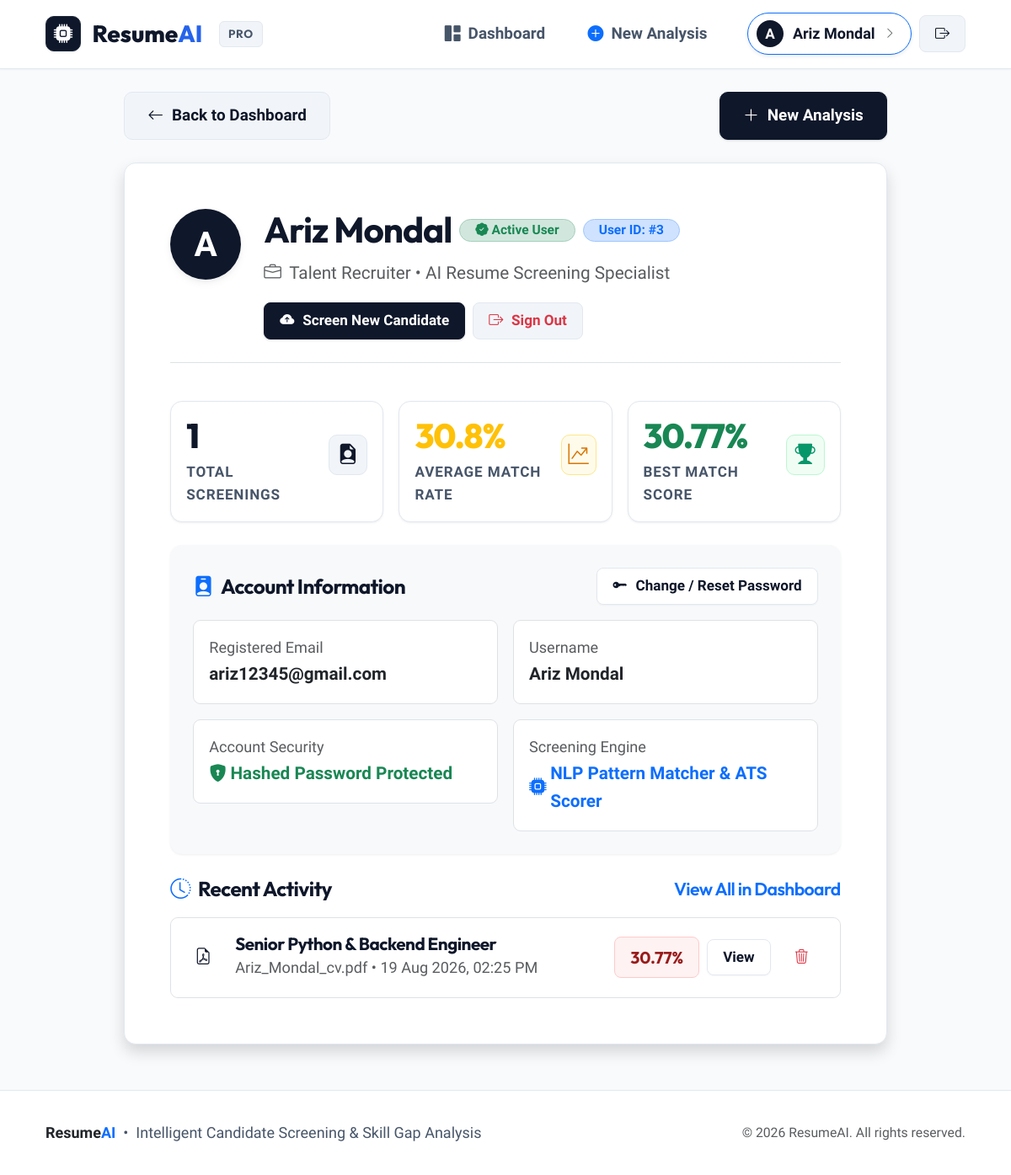
Page /profile (signed in) on the earlier database version.
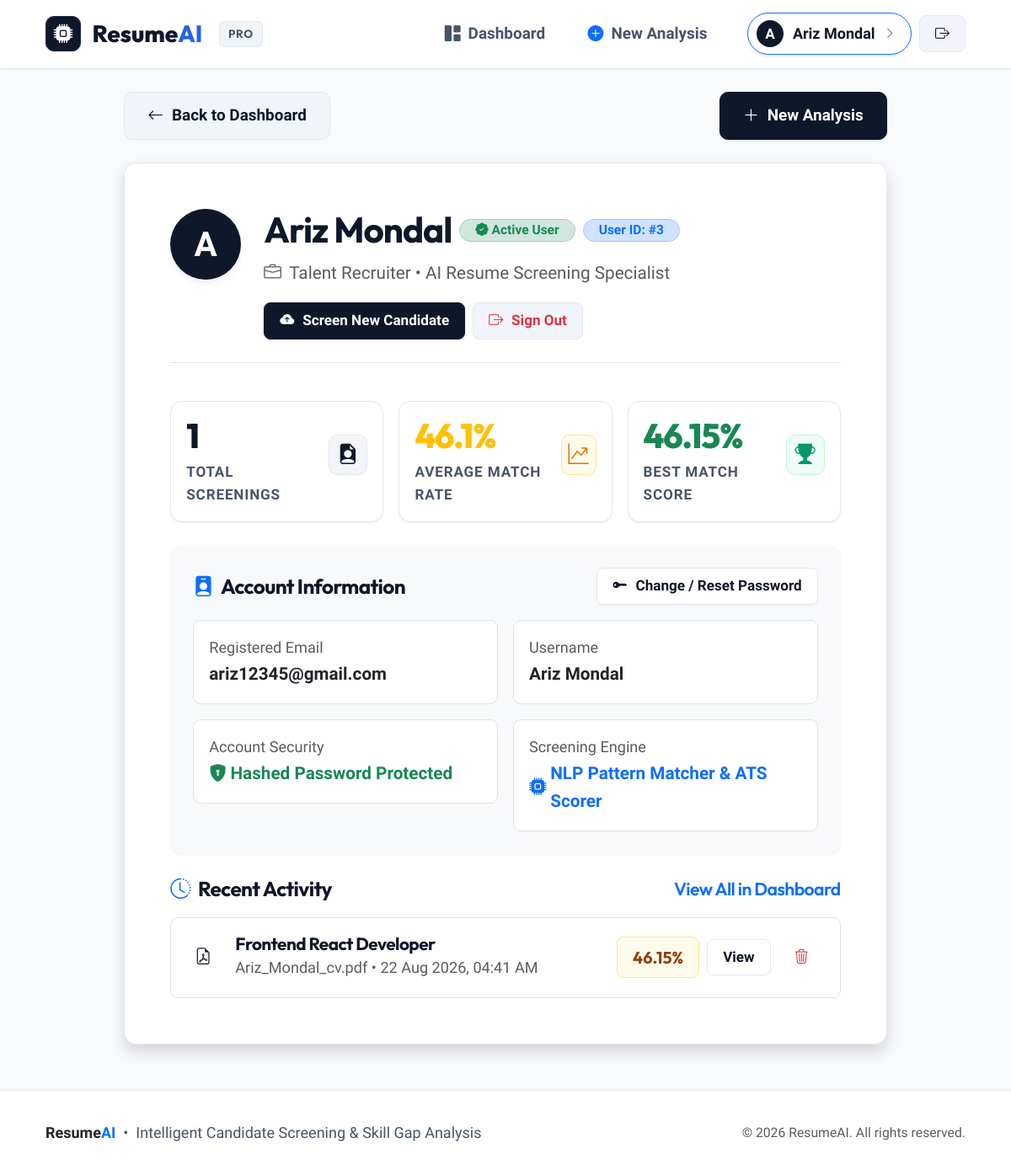
Same page on the later database version.
### models.py (models this page shows)
class Analysis(db.Model):
    __tablename__ = "analysis"
    id = db.Column(db.Integer, primary_key=True)
    user_id = db.Column(db.Integer, db.ForeignKey("user.id"), nullable=False)
    resume_filename = db.Column(db.String(300))
    job_title = db.Column(db.String(200))
    matched_skills = db.Column(db.Text)   # Comma-separated string: "python,sql,flask"
    missing_skills = db.Column(db.Text)   # Comma-separated string: "docker,aws"
    match_percentage = db.Column(db.Float)
    created_at = db.Column(db.DateTime, default=datetime.utcnow)

### app.py (the view)
@app.route("/profile")
@login_required
def profile():
    analyses = Analysis.query.filter_by(user_id=current_user.id)\
        .order_by(Analysis.created_at.desc()).all()
    total_count = len(analyses)
    avg_score = 0
    best_score = 0
    if total_count > 0:
        scores = [a.match_percentage for a in analyses if a.match_percentage is not None]
        if scores:
            avg_score = round(sum(scores) / len(scores), 1)
            best_score = max(scores)
    return render_template(
        "profile.html",
        analyses=analyses,
        total_count=total_count,
        avg_score=avg_score,
        best_score=best_score
    )

### app.py (called while the page is built)
@login_manager.user_loader
def load_user(user_id):
    try:
        return db.session.get(User, int(user_id))
    except Exception:
        return None

### templates/profile.html (shortened to what the changed rows need)
{% extends "base.html" %}
{% block content %}
<div class="row justify-content-center">
    <div class="col-12 col-xl-10">
        <div class="card shadow p-4 p-md-5 mb-4">
            <div class="d-flex flex-column flex-md-row align-items-center align-items-md-start gap-4 pb-4 border-bottom">
                <div class="text-center text-md-start flex-grow-1">
                    <div class="d-flex flex-wrap align-items-center justify-content-center justify-content-md-start gap-2 mb-2">
                        <h2 class="fw-bold mb-0">{{ current_user.username or current_user.email }}</h2>
                    </div>
                </div>
            </div>
            <div class="row g-3 my-4">
                <div class="col-12 col-md-4">
                    <div class="stat-card p-3">
                        <div class="d-flex align-items-center justify-content-between">
                            <div>
                                <div class="stat-value text-warning" style="font-size: 2.25rem;">{{ avg_score }}%</div>
                                <div class="stat-label">Average Match Rate</div>
                            </div>
                        </div>
                    </div>
                </div>
                <div class="col-12 col-md-4">
                    <div class="stat-card p-3">
                        <div class="d-flex align-items-center justify-content-between">
                            <div>
                                <div class="stat-value text-success" style="font-size: 2.25rem;">{{ best_score }}%</div>
                                <div class="stat-label">Best Match Score</div>
                            </div>
                        </div>
                    </div>
                </div>
            </div>
            <div>
                {% if analyses %}
                    <div class="list-group list-group-flush border rounded-3 overflow-hidden">
                        {% for a in analyses[:5] %}
                            <div class="list-group-item p-3 d-flex flex-column flex-md-row align-items-md-center justify-content-between gap-3">
                                <div class="d-flex align-items-center gap-3">
                                    <div class="user-avatar" style="background: var(--primary-light); color: var(--primary); width: 40px; height: 40px; font-size: 1.1rem;">
                                        <i class="bi bi-file-earmark-pdf"></i>
                                    </div>
                                    <div>
                                        <h6 class="fw-bold mb-0">{{ a.job_title }}</h6>
                                        <span class="text-muted small font-mono">{{ a.resume_filename }} &bull; {{ a.created_at.strftime('%d %b %Y, %I:%M %p') }}</span>
                                    </div>
                                </div>
                                <div class="d-flex align-items-center gap-2 ms-auto ms-md-0">
                                    <span class="match-badge {% if a.match_percentage >= 70 %}high{% elif a.match_percentage >= 40 %}mid{% else %}low{% endif %}">
                                        {{ a.match_percentage }}%
                                    </span>
                                    <a href="{{ url_for('result', analysis_id=a.id) }}" class="btn btn-sm btn-outline-primary">
                                        View
                                    </a>
                                    <form method="POST" action="{{ url_for('delete_analysis', analysis_id=a.id) }}" onsubmit="return confirm('Are you sure you want to delete this analysis report?');" class="d-inline m-0">
                                        <button type="submit" class="btn btn-sm btn-outline-danger" title="Delete analysis">
                                            <i class="bi bi-trash3"></i>
                                        </button>
                                    </form>
                                </div>
                            </div>
                        {% endfor %}
                    </div>
                {% else %}
                    <div class="text-center py-4 bg-light rounded-3 text-muted small">
                        No screening analyses recorded yet.
                    </div>
                {% endif %}
            </div>
        </div>
    </div>
</div>
{% endblock %}

Differences in the rows shown:
removed Analysis: match_percentage "30.77", job_title "Senior Python & Backend Engineer", resume_filename "Ariz_Mondal_cv.pdf", created_at "19 Aug 2026, 02:25 PM"
added Analysis: match_percentage "46.15", job_title "Frontend React Developer", resume_filename "Ariz_Mondal_cv.pdf", created_at "22 Aug 2026, 04:41 AM"
Other differences:
{{ avg_score }}: "30.8" → "46.1"
